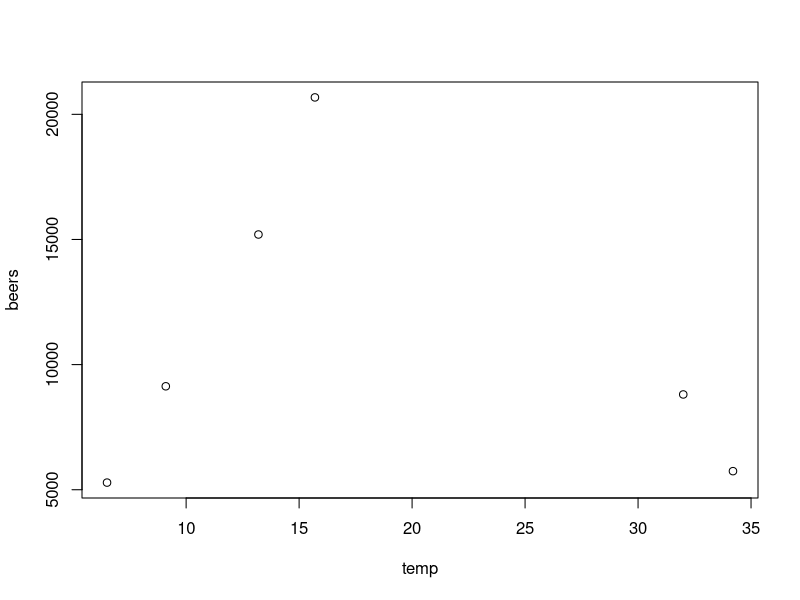
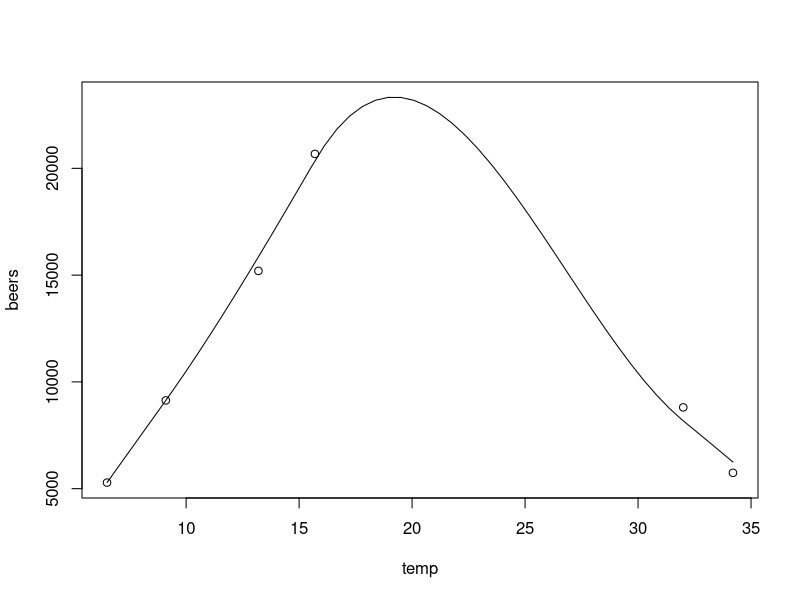
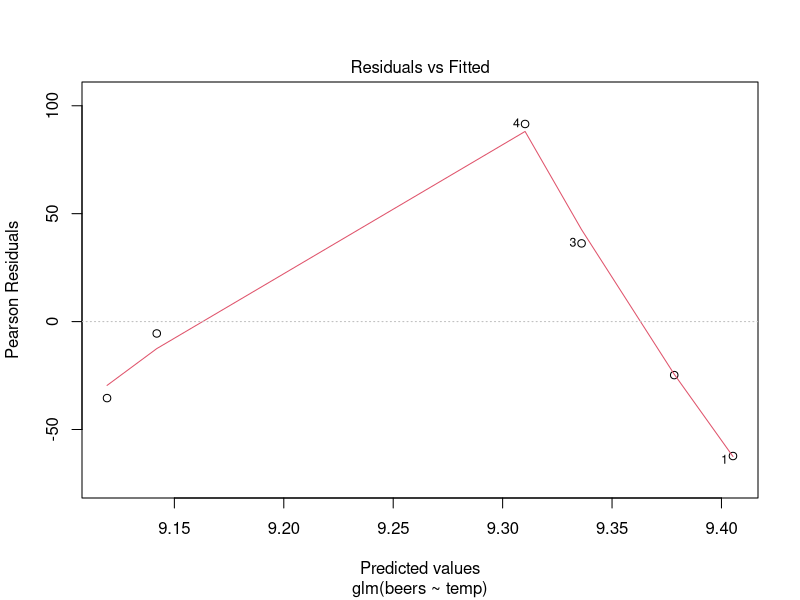
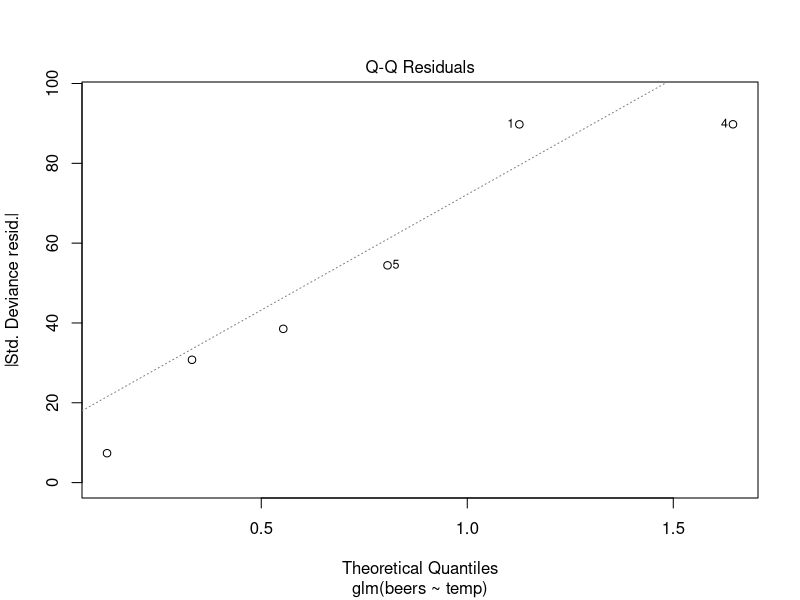
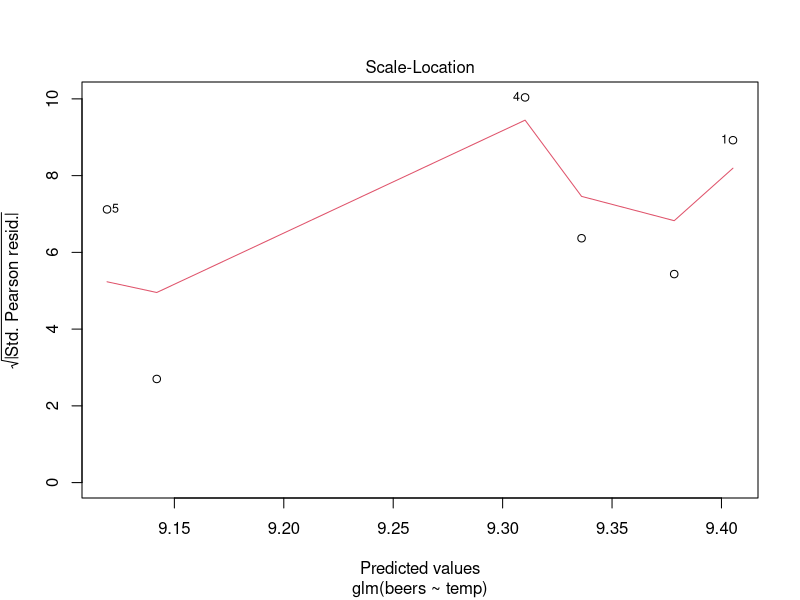
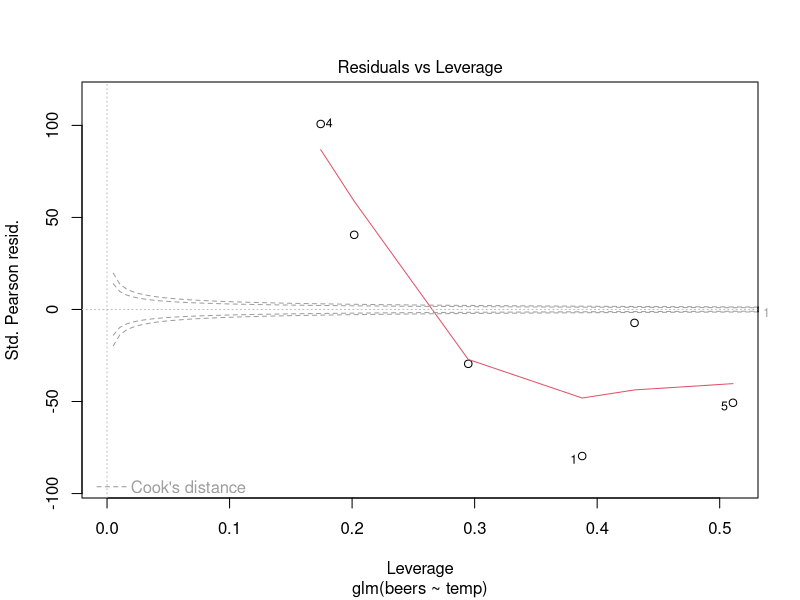

Source code (R) for these figures, in order: (Note: this script raises an error after producing the figures.)
temp<-c(6.5,9.1,13.2,15.7,34.2,32)
beers<-c (5285,9133,15198,20676,5742,8807)

plot(temp,beers)
scatter.smooth(temp,beers)

fit1.glm<- glm(beers~temp,family='poisson')

plot(fit1.glm)

fit1.glm
fit2.glm<- glm(beers~poly(temp,2),family='poisson')
fit2.glm
summary(fit2.glm)

anova(fit2.glm, test = 'Chi')
summary(fit2.glm)
#create x with high res
xvals <- seq(5,35, 0.1)

yvals <- predict(fit2b.glm, list(temp = xvals), type = 'response')

#findin optimum temp

#############################################
#binary lo regre
#trials=one/observ
#
#
#############################################
